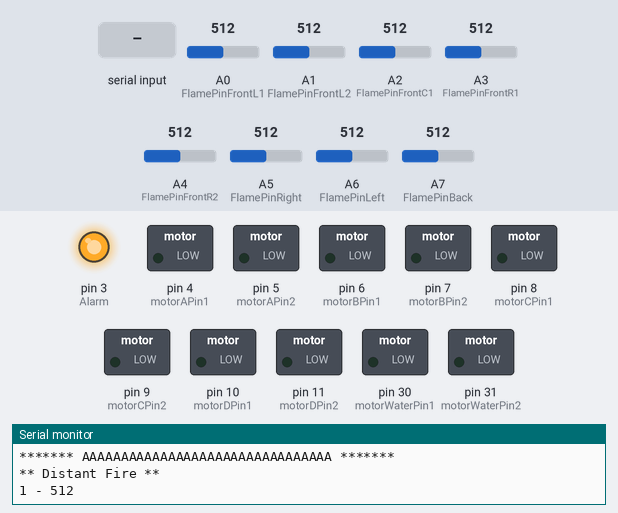
A sketch run on a simulated Arduino Mega 2560, built with avr-gcc and run on an emulated ATmega2560. Shown: switched loads named in the sketch (green lamp = pin HIGH), output pins drawn as LEDs (lit = HIGH), the last lines printed to the serial monitor. The test bench sets the inputs (shaded band); at power-on: A0 (FlamePinFrontL1) = 512, A1 (FlamePinFrontL2) = 512, A2 (FlamePinFrontC1) = 512, A3 (FlamePinFrontR1) = 512, A4 (FlamePinFrontR2) = 512, A5 (FlamePinRight) = 512, A6 (FlamePinLeft) = 512, A7 (FlamePinBack) = 512.

Above: at 1.2 s.
1.3 s: "1" received over the second serial link
At 2.6 s:
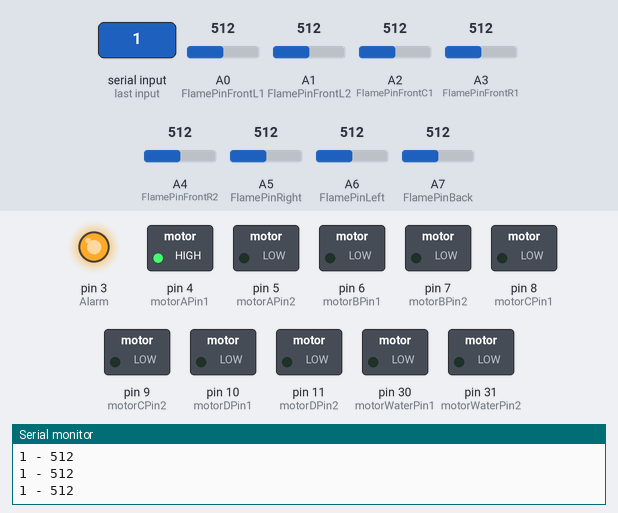
2.9 s: "2" received over the second serial link
At 3.2 s:
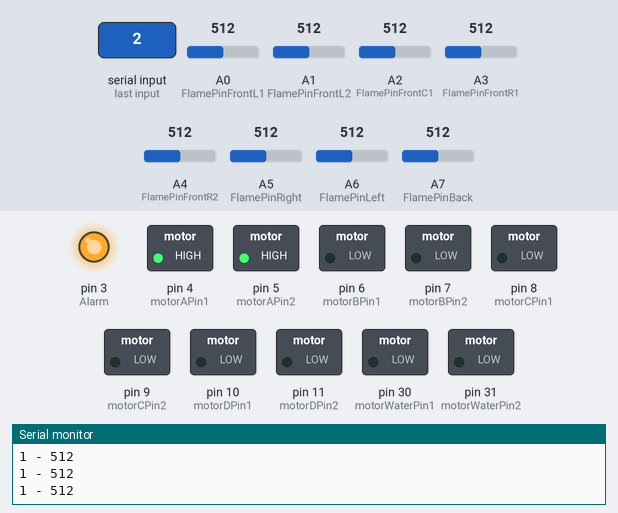
4.4 s: "3" received over the second serial link
At 5.7 s:
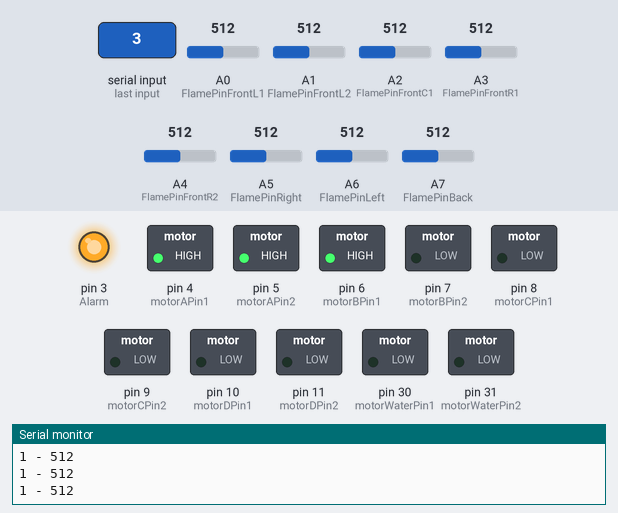
6.0 s: "4" received over the second serial link
At 6.7 s:
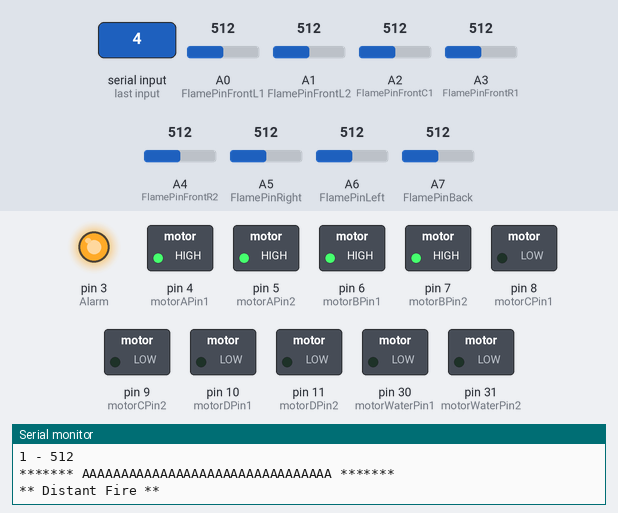
7.5 s: "5" received over the second serial link
At 8.4 s:
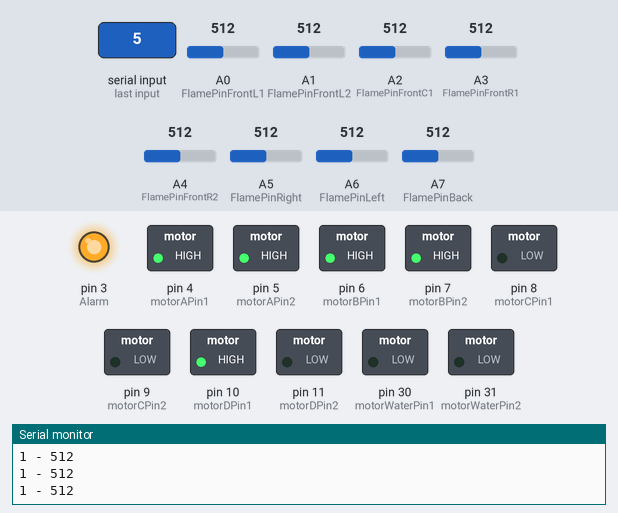
9.0 s: "6" received over the second serial link
At 10.3 s:
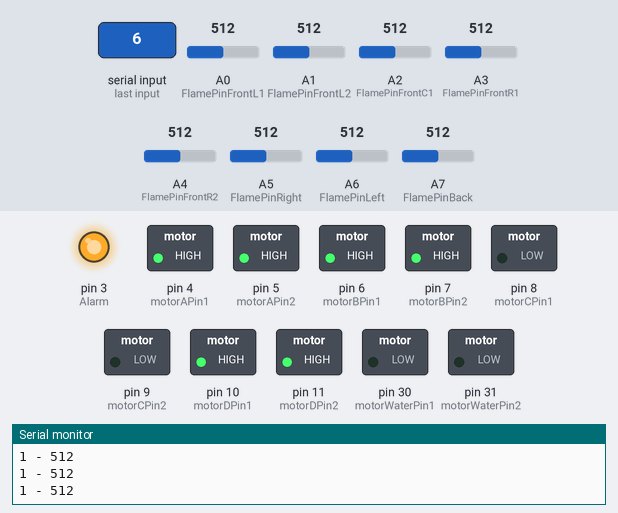
Timing chart, 0 to 11.5 s (numbered marks = the images above; inputs shaded):
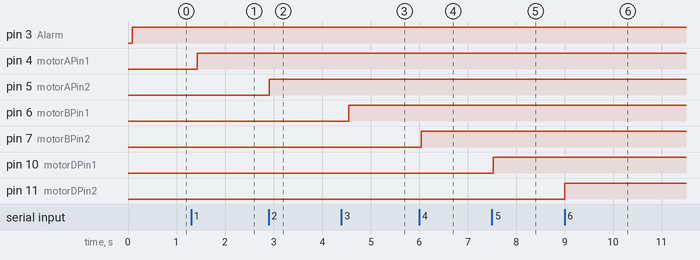

The sketch:

ArduinoFire.ino
```cpp
const int analogInPin = A5;
const int analogOutPin = 9;
int sensorValue = 0;
int outputValue = 0;
int input='0';

const int Alarm  = 3;  // Pin 14 of L293


//L293D 1
//Motor A
const int motorAPin1  = 4;  // Pin 14 of L293
const int motorAPin2  = 5;  // Pin 10 of L293
//L293D 1
//Motor B
const int motorBPin1  = 6; // Pin  7 of L293
const int motorBPin2  = 7; // Pin  2 of L293
//L293D 2
//Motor C
const int motorCPin1  = 8; // Pin 14 of L293
const int motorCPin2  = 9; // Pin 10 of L293
//L293D 2
//Motor D
const int motorDPin1  = 10; // Pin  7 of L293
const int motorDPin2  = 11; // Pin  2 of L293
//L293D 3
//Motor E
const int motorEPin1  = 12; // Pin 14 of L293
const int motorEPin2  = 13; // Pin 10 of L293

//L298
//Motor F
const int motorWaterPin1  = 30; // Pin 30 of L293
const int motorWaterPin2  = 31; // Pin 31 of L293

//Flame sensor Front 5-chanels
const int FlamePinFrontL1 = A0;  // This is our input pin
const int FlamePinFrontL2 = A1;  // This is our input pin
const int FlamePinFrontC1 = A2;  // This is our input pin
const int FlamePinFrontR1 = A3;  // This is our input pin
const int FlamePinFrontR2 = A4;  // This is our input pin
//Fleme sensor Right
const int FlamePinRight = A5;  // This is our input pin
//Flame sensor Left
const int FlamePinLeft = A6;  // This is our input pin
//Flame sensor Back
const int FlamePinBack = A7;  // This is our input pin

const int sensorMin = 0;     // sensor minimum
const int sensorMax = 1024;  // sensor maximum

void motor_test();

void setup() {
  Serial.begin(9600);
  Serial1.begin(9600);
  Serial.println("HELLO");
  Serial.println(5);
  //Set pins as outputs
  pinMode(Alarm,OUTPUT);
  pinMode(motorAPin1, OUTPUT);
  pinMode(motorAPin2, OUTPUT);
  pinMode(motorBPin1, OUTPUT);
  pinMode(motorBPin2, OUTPUT);
  pinMode(motorCPin1, OUTPUT);
  pinMode(motorCPin2, OUTPUT);
  pinMode(motorDPin1, OUTPUT);
  pinMode(motorDPin2, OUTPUT);
  pinMode(motorWaterPin1, OUTPUT);
  pinMode(motorWaterPin2, OUTPUT);
  //motor_test();
}

void loop() {
  //char a,b;
  int a;
  int Flame1,Flame2,Flame3,Flame4,Flame5,Flame6,Flame7,Flame8;
  int range1=0,range2=0,range3=0,range4=0,range5=0,range6=0,range7=0,range8=0;
 /* a=Serial.read();
  b=Serial1.read();
  if(a=='A'||b=='A'){
      Serial.print(" ");
      Serial.println(1);
      Serial1.print(" ");
      Serial1.println(1);
      delay(500);
    }
 else if(a=='B'||b=='B'){
      Serial.print(" ");
      Serial.println(2);
      Serial1.print(" ");
      Serial1.println(2);
    }*/

 Flame1 = analogRead(FlamePinFrontL1);
 Flame2 = analogRead(FlamePinFrontL2);
 Flame3 = analogRead(FlamePinFrontC1);
 Flame4 = analogRead(FlamePinFrontR1);
 Flame5 = analogRead(FlamePinFrontR2);
 Flame6 = analogRead(FlamePinRight);
 Flame7 = analogRead(FlamePinLeft);
 Flame8 = analogRead(FlamePinBack);

 range1 = map(Flame1, sensorMin, sensorMax, 0, 3);
 range2 = map(Flame2, sensorMin, sensorMax, 0, 3);
 range3 = map(Flame3, sensorMin, sensorMax, 0, 3);
 range4 = map(Flame4, sensorMin, sensorMax, 0, 3);
 range5 = map(Flame5, sensorMin, sensorMax, 0, 3);
 range6 = map(Flame6, sensorMin, sensorMax, 0, 3);
 range7 = map(Flame7, sensorMin, sensorMax, 0, 3);
 range8 = map(Flame8, sensorMin, sensorMax, 0, 3);

 Serial.print(range1);
 Serial.print(" - ");
 Serial.println(Flame1);
 Serial.print(range2);
 Serial.print(" - ");
 Serial.println(Flame2);
 Serial.print(range3);
 Serial.print(" - ");
 Serial.println(Flame3);
 Serial.print(range4);
 Serial.print(" - ");
 Serial.println(Flame4);
 Serial.print(range5);
 Serial.print(" - ");
 Serial.println(Flame5);
 Serial.print(range6);
 Serial.print(" - ");
 Serial.println(Flame6);
 Serial.print(range7);
 Serial.print(" - ");
 Serial.println(Flame7);
 Serial.print(range8);
 Serial.print(" - ");
 Serial.println(Flame8);
 Serial.println("******* AAAAAAAAAAAAAAAAAAAAAAAAAAAAAAAA *******");
 if(range1==0||range2==0||range3==0||range4==0||range5==0||range6==0||range7==0||range8==0){
    Serial.println("** Close Fire **");    // A fire closer than 1.5 feet away.
    digitalWrite(Alarm, HIGH);
 }
 else if(range1==1||range2==1||range3==1||range4==1||range5==1||range6==1||range7==1||range8==1){
    Serial.println("** Distant Fire **");  // A fire between 1-3 feet away.
    digitalWrite(Alarm, HIGH);
 }
 else{
    Serial.println("No Fire");
    digitalWrite(Alarm, LOW);
 }


    a = Serial1.read();
    if(a=='1'||a=='2'||a=='3'||a=='4'||a=='5'||a=='6'||a=='7'||a=='8'||a=='9'||a=='A'||a=='B'||a=='E'||a=='G'||a=='D'){
      input = a;
      if(input == '1')
      {
        Serial.println("Front 1");
        digitalWrite(motorAPin1, HIGH);
      }
      else if(input == '2')
      {
        Serial.println("Back 2");
        digitalWrite(motorAPin2, HIGH);
      }
      else if(input == '3')
      {
        Serial.println("Left Front 3");
        //digitalWrite(motorAPin1, HIGH);
        digitalWrite(motorBPin1, HIGH);
      }
      else if(input == '4')
      {
        Serial.println("Right Front 4");
        //digitalWrite(motorAPin1, HIGH);
        digitalWrite(motorBPin2, HIGH);
      }
      else if(input == '5')
      {
        digitalWrite(motorDPin1, HIGH);
        Serial.println("Up 5");
      }
      else if(input == '6')
      {
        digitalWrite(motorDPin2, HIGH);
        Serial.println("Down 6");
      }
      else if(input == '7')
      {
        digitalWrite(motorCPin1, HIGH);
        Serial.println("Left 7");
      }
      else if(input == '8')
      {
        digitalWrite(motorCPin2, HIGH);
        Serial.println("Right 8");
      }
      else if(input == '9')
      {
        digitalWrite(motorEPin1, HIGH);
        Serial.println("In 9");
      }
      else if(input == 'A')
      {
        digitalWrite(motorEPin2, HIGH);
        Serial.println("Out 10");
      }
      else if(input == 'B')
      {
        digitalWrite(motorWaterPin1, HIGH);
        Serial.println("Water 11");
      }
      else if(input == 'G')
      {
        //digitalWrite(motorAPin2, HIGH);
        digitalWrite(motorBPin2, HIGH);
        Serial.println("Right Down 12");
      }
      else if(input == 'D')
      {
        //digitalWrite(motorAPin2, HIGH);
        digitalWrite(motorBPin1, HIGH);
        Serial.println("Left Down 13");
      }
      else if(input == 'E')
      {
        Serial.println("End");
        digitalWrite(motorAPin1, LOW);
        digitalWrite(motorAPin2, LOW);
        digitalWrite(motorBPin1, LOW);
        digitalWrite(motorBPin2, LOW);
        digitalWrite(motorCPin1, LOW);
        digitalWrite(motorCPin2, LOW);
        digitalWrite(motorDPin1, LOW);
        digitalWrite(motorDPin2, LOW);
        digitalWrite(motorEPin1, LOW);
        digitalWrite(motorEPin2, LOW);
        digitalWrite(motorWaterPin1, LOW);
        digitalWrite(motorWaterPin2, LOW);

      }
    }
}

void motor_test(){
    //Motor Control - Motor A: motorPin1,motorpin2 & Motor B: motorpin3,motorpin4
    //This code  will turn Motor A clockwise for 2 sec.
    digitalWrite(motorAPin1, HIGH);
    digitalWrite(motorAPin2, LOW);
    digitalWrite(motorBPin1, LOW);
    digitalWrite(motorBPin2, LOW);
    digitalWrite(motorCPin1, LOW);
    digitalWrite(motorCPin2, LOW);
    digitalWrite(motorDPin1, LOW);
    digitalWrite(motorDPin2, LOW);
    digitalWrite(motorEPin1, LOW);
    digitalWrite(motorEPin2, LOW);

    delay(1000);
    //This code will turn Motor A counter-clockwise for 1 sec.
    digitalWrite(motorAPin1, LOW);
    digitalWrite(motorAPin2, HIGH);
    digitalWrite(motorBPin1, LOW);
    digitalWrite(motorBPin2, LOW);
    digitalWrite(motorCPin1, LOW);
    digitalWrite(motorCPin2, LOW);
    digitalWrite(motorDPin1, LOW);
    digitalWrite(motorDPin2, LOW);
    digitalWrite(motorEPin1, LOW);
    digitalWrite(motorEPin2, LOW);
    delay(1000);

    //This code will turn Motor B clockwise for 1 sec.
    digitalWrite(motorAPin1, LOW);
    digitalWrite(motorAPin2, LOW);
    digitalWrite(motorBPin1, HIGH);
    digitalWrite(motorBPin2, LOW);
    digitalWrite(motorCPin1, LOW);
    digitalWrite(motorCPin2, LOW);
    digitalWrite(motorDPin1, LOW);
    digitalWrite(motorDPin2, LOW);
    digitalWrite(motorEPin1, LOW);
    digitalWrite(motorEPin2, LOW);
    delay(1000);
    //This code will turn Motor B counter-clockwise for 1 sec.
    digitalWrite(motorAPin1, LOW);
    digitalWrite(motorAPin2, LOW);
    digitalWrite(motorBPin1, LOW);
    digitalWrite(motorBPin2, HIGH);
    digitalWrite(motorCPin1, LOW);
    digitalWrite(motorCPin2, LOW);
    digitalWrite(motorDPin1, LOW);
    digitalWrite(motorDPin2, LOW);
    digitalWrite(motorEPin1, LOW);
    digitalWrite(motorEPin2, LOW);
    delay(1000);
    //This code will turn Motor C clockwise for 1 sec.
    digitalWrite(motorAPin1, LOW);
    digitalWrite(motorAPin2, LOW);
    digitalWrite(motorBPin1, LOW);
    digitalWrite(motorBPin2, LOW);
    digitalWrite(motorCPin1, HIGH);
    digitalWrite(motorCPin2, LOW);
    digitalWrite(motorDPin1, LOW);
    digitalWrite(motorDPin2, LOW);
    digitalWrite(motorEPin1, LOW);
    digitalWrite(motorEPin2, LOW);
    delay(1000);
    //This code will turn Motor C counter-clockwise for 1 sec.
    digitalWrite(motorAPin1, LOW);
    digitalWrite(motorAPin2, LOW);
    digitalWrite(motorBPin1, LOW);
    digitalWrite(motorBPin2, LOW);
    digitalWrite(motorCPin1, LOW);
    digitalWrite(motorCPin2, HIGH);
    digitalWrite(motorDPin1, LOW);
    digitalWrite(motorDPin2, LOW);
    digitalWrite(motorEPin1, LOW);
    digitalWrite(motorEPin2, LOW);
    delay(1000);
    //This code will turn Motor D clockwise for 1 sec.
    digitalWrite(motorAPin1, LOW);
    digitalWrite(motorAPin2, LOW);
    digitalWrite(motorBPin1, LOW);
    digitalWrite(motorBPin2, LOW);
    digitalWrite(motorCPin1, LOW);
    digitalWrite(motorCPin2, LOW);
    digitalWrite(motorDPin1, HIGH);
    digitalWrite(motorDPin2, LOW);
    digitalWrite(motorEPin1, LOW);
    digitalWrite(motorEPin2, LOW);
    delay(1000);
    //This code will turn Motor D counter-clockwise for 1 sec.
    digitalWrite(motorAPin1, LOW);
    digitalWrite(motorAPin2, LOW);
    digitalWrite(motorBPin1, LOW);
    digitalWrite(motorBPin2, LOW);
    digitalWrite(motorCPin1, LOW);
    digitalWrite(motorCPin2, LOW);
    digitalWrite(motorDPin1, LOW);
    digitalWrite(motorDPin2, HIGH);
    digitalWrite(motorEPin1, LOW);
    digitalWrite(motorEPin2, LOW);
    delay(1000);
    //This code will turn Motor E clockwise for 1 sec.
    digitalWrite(motorAPin1, LOW);
    digitalWrite(motorAPin2, LOW);
    digitalWrite(motorBPin1, LOW);
    digitalWrite(motorBPin2, LOW);
    digitalWrite(motorCPin1, LOW);
    digitalWrite(motorCPin2, LOW);
    digitalWrite(motorDPin1, LOW);
    digitalWrite(motorDPin2, LOW);
    digitalWrite(motorEPin1, HIGH);
    digitalWrite(motorEPin2, LOW);
    delay(1000);
    //This code will turn Motor E counter-clockwise for 1 sec.
    digitalWrite(motorAPin1, LOW);
    digitalWrite(motorAPin2, LOW);
    digitalWrite(motorBPin1, LOW);
    digitalWrite(motorBPin2, LOW);
    digitalWrite(motorCPin1, LOW);
    digitalWrite(motorCPin2, LOW);
    digitalWrite(motorDPin1, LOW);
    digitalWrite(motorDPin2, LOW);
    digitalWrite(motorEPin1, LOW);
    digitalWrite(motorEPin2, HIGH);
    delay(1000);


    //And this code will stop motors
    digitalWrite(motorAPin1, LOW);
    digitalWrite(motorAPin2, LOW);
    digitalWrite(motorBPin1, LOW);
    digitalWrite(motorBPin2, LOW);
    digitalWrite(motorCPin1, LOW);
    digitalWrite(motorCPin2, LOW);
    digitalWrite(motorDPin1, LOW);
    digitalWrite(motorDPin2, LOW);
    digitalWrite(motorEPin1, LOW);
    digitalWrite(motorEPin2, LOW);
  }
```

Measured:
- after the input at 1.3 s, pin 4 (motorAPin1): LOW → HIGH after 0.13 s
- after the input at 2.9 s, pin 5 (motorAPin2): LOW → HIGH at once
- after the input at 4.4 s, pin 6 (motorBPin1): LOW → HIGH after 0.15 s
- after the input at 6.0 s, pin 7 (motorBPin2): LOW → HIGH after 0.05 s
- after the input at 7.5 s, pin 10 (motorDPin1): LOW → HIGH at once
- after the input at 9.0 s, pin 11 (motorDPin2): LOW → HIGH at once
